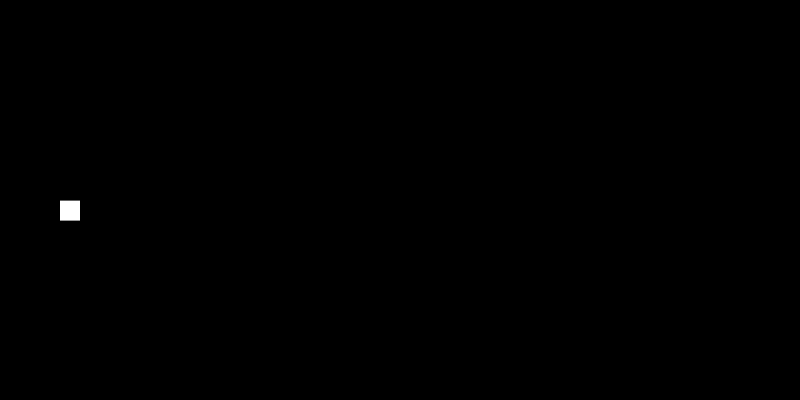
Frame 1 (no input)
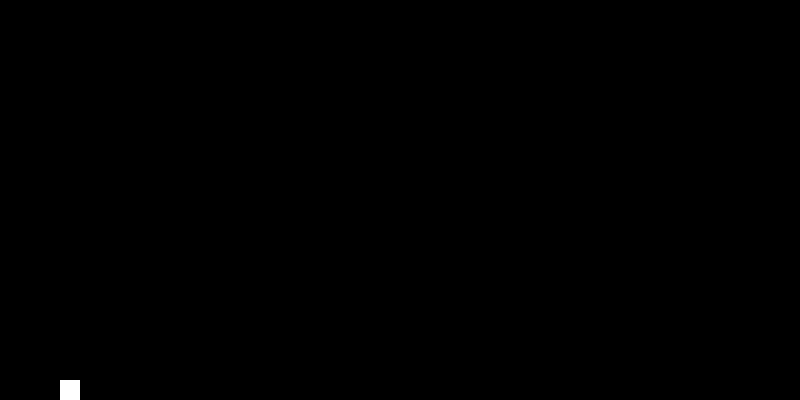
Frame 60 (no input)
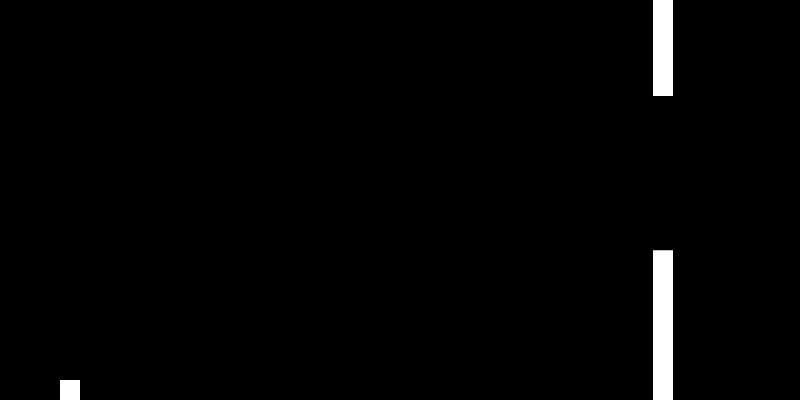
Frame 120 (the mouse pressed at the canvas centre since frame 60)

The p5.js sketch that drew these frames (run headless with seeded random() and noise() and a simulated clock; from frame 60 on, the mouse is pressed at the canvas centre):

// p5.js sketch
// ── sketch.js
let bird;
let pipes = [];

function setup() {
    createCanvas(800, 400);

    bird = new Bird();
}

function draw() {
    background(0);

    bird.update();
    bird.show();

    for(let i = 0; i < pipes.length; i++) {
      pipes[i].show();
      pipes[i].update();
      
      if(pipes[i].hit(bird)) {
        console.log("Game Over");
      }

      if(pipes[i].offScreen()) {
        pipes.splice(i, 1);
      }
    }

    if(frameCount % 70 == 0) {
        pipes.push(new Pipe());
    }
   
}


function keyPressed() {
    if(key == " ") {
      console.log("Space");
      bird.up();
    }
}
// ── bird.js
function Bird() {

	this.x = 60;
	this.y = height / 2;
	this.w = 20;
	this.velocity = 0;
	this.gravity = 0.6;
	this.upForce = -15;

	this.up = function() {
		this.velocity += this.upForce;
	}

	this.update = function() {
		this.velocity *= 0.9;
		this.velocity += this.gravity;
		this.y += this.velocity;

		if(this.y > height - this.w) {
			this.y = height - this.w;
			this.velocity = 0;
		}

		if(this.y < 0) {
			this.y = 0;
			this.velocity = 0;
		}
	}

	this.show = function() {
		fill(255);
		noStroke();
		rect(this.x, this.y, 20, 20)
	}


}
// ── pipe.js
function Pipe() {
	var spacing = random(40, height / 2);//spacing size
	var centery = random(spacing, height - spacing);

	this.x = width;
	this.w = 20;

	//-=-=-=-==-=-=-=-=-=hardest part-=-=-=-==-=-=-=-=-=
	this.topHeight = centery - spacing / 2;//this.topHeight = random(height / 2);//simple way
	this.bottomHeight = height - (centery + spacing / 2);//this.bottomHeight = random(height / 2);//simple way
	this.highlight = false;
	//-=-=-=-==-=-=-=-=-=hardest part-=-=-=-==-=-=-=-=-=

	this.update = function() {
		this.x -= 3;
	}

	this.show = function() {
		noStroke();
		if(!this.highlight) {
			fill(255);
		} else {
			fill(200, 0, 100);
		}
		rect(this.x, 0, this.w, this.topHeight);
		rect(this.x, height - this.bottomHeight, this.w, this.bottomHeight);
	}

	this.hit = function(pos) {
		if(pos.x > this.x && pos.x < this.x + this.w) {
			if(pos.y < this.topHeight || pos.y > height - this.bottomHeight) {
				this.highlight = true; 
				return true;
			}
		} else {
			return false;
		}
	}

	this.offScreen = function() {
		if(this.x < -this.w) {
			return true;
			console.log("splice")
		}
	}

}
